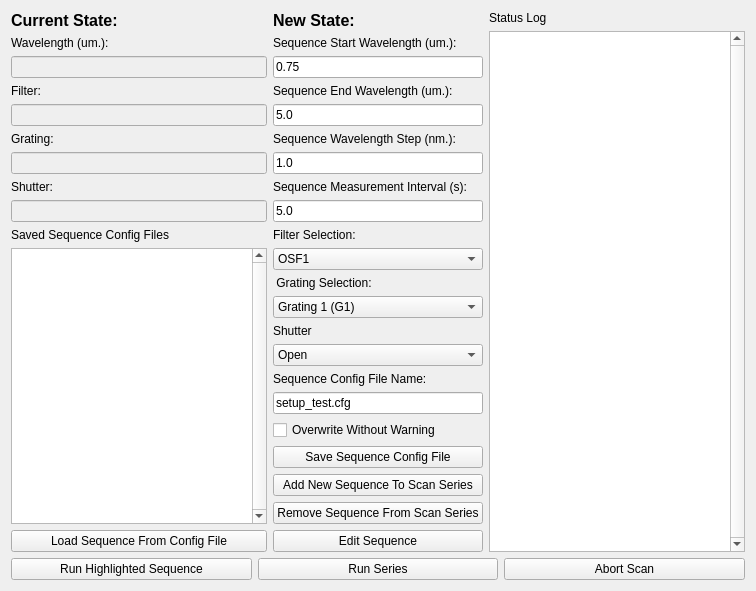
     <widget class="QWidget" name="tab2_single_scan">
      <attribute name="title">
       <string>Tab 2</string>
      </attribute>
      <layout class="QGridLayout" name="gridLayout_5">
       <item row="0" column="0">
        <layout class="QGridLayout" name="current_params_gridLayout_tab2">
         <item row="2" column="0">
          <widget class="QLineEdit" name="wavelength_current_ledit_tab2">
           <property name="enabled">
            <bool>false</bool>
           </property>
           <property name="text">
            <string/>
           </property>
          </widget>
         </item>
         <item row="4" column="0">
          <widget class="QLineEdit" name="osf_current_ledit_tab2">
           <property name="enabled">
            <bool>false</bool>
           </property>
          </widget>
         </item>
         <item row="1" column="0">
          <widget class="QLabel" name="wavelength_current_label_tab2">
           <property name="text">
            <string>Wavelength (um.):</string>
           </property>
          </widget>
         </item>
         <item row="7" column="0">
          <widget class="QLabel" name="shutter_current_label_tab2">
           <property name="text">
            <string>Shutter:</string>
           </property>
          </widget>
         </item>
         <item row="6" column="0">
          <widget class="QLineEdit" name="grating_current_ledit_tab2">
           <property name="enabled">
            <bool>false</bool>
           </property>
          </widget>
         </item>
         <item row="5" column="0">
          <widget class="QLabel" name="grating_current_label_tab2">
           <property name="text">
            <string>Grating:</string>
           </property>
          </widget>
         </item>
         <item row="8" column="0">
          <widget class="QLineEdit" name="shutter_current_ledit_tab2">
           <property name="enabled">
            <bool>false</bool>
           </property>
          </widget>
         </item>
         <item row="3" column="0">
          <widget class="QLabel" name="osf_current_label_tab2">
           <property name="text">
            <string>Filter:</string>
           </property>
          </widget>
         </item>
         <item row="0" column="0">
          <widget class="QLabel" name="curent_parameters_title_tab2">
           <property name="font">
            <font>
             <pointsize>12</pointsize>
             <weight>75</weight>
             <bold>true</bold>
            </font>
           </property>
           <property name="text">
            <string>Current State:</string>
           </property>
          </widget>
         </item>
        </layout>
       </item>
       <item row="0" column="1">
        <layout class="QVBoxLayout" name="new_params_gridLayout_tab2">
         <item>
          <widget class="QLabel" name="new_parameters_title_tab2">
           <property name="font">
            <font>
             <pointsize>12</pointsize>
             <weight>75</weight>
             <bold>true</bold>
            </font>
           </property>
           <property name="text">
            <string>New State:</string>
           </property>
          </widget>
         </item>
         <item>
          <widget class="QLabel" name="sequence_start_wave_label">
           <property name="sizePolicy">
            <sizepolicy hsizetype="Maximum" vsizetype="Maximum">
             <horstretch>0</horstretch>
             <verstretch>0</verstretch>
            </sizepolicy>
           </property>
           <property name="text">
            <string>Sequence Start Wavelength (um.):</string>
           </property>
          </widget>
         </item>
         <item>
          <widget class="QLineEdit" name="sequence_wave_start_ledit">
           <property name="sizePolicy">
            <sizepolicy hsizetype="Expanding" vsizetype="Maximum">
             <horstretch>0</horstretch>
             <verstretch>0</verstretch>
            </sizepolicy>
           </property>
           <property name="text">
            <string>0.75</string>
           </property>
           <property name="placeholderText">
            <string/>
           </property>
          </widget>
         </item>
         <item>
          <widget class="QLabel" name="sequence_end_wave_label">
           <property name="sizePolicy">
            <sizepolicy hsizetype="Maximum" vsizetype="Maximum">
             <horstretch>0</horstretch>
             <verstretch>0</verstretch>
            </sizepolicy>
           </property>
           <property name="text">
            <string>Sequence End Wavelength (um.):</string>
           </property>
          </widget>
         </item>
         <item>
          <widget class="QLineEdit" name="sequence_wave_end_ledit">
           <property name="sizePolicy">
            <sizepolicy hsizetype="Expanding" vsizetype="Maximum">
             <horstretch>0</horstretch>
             <verstretch>0</verstretch>
            </sizepolicy>
           </property>
           <property name="text">
            <string>5.0</string>
           </property>
           <property name="placeholderText">
            <string/>
           </property>
          </widget>
         </item>
         <item>
          <widget class="QLabel" name="sequence_wave_step_label">
           <property name="sizePolicy">
            <sizepolicy hsizetype="Maximum" vsizetype="Maximum">
             <horstretch>0</horstretch>
             <verstretch>0</verstretch>
            </sizepolicy>
           </property>
           <property name="text">
            <string>Sequence Wavelength Step (nm.):</string>
           </property>
          </widget>
         </item>
         <item>
          <widget class="QLineEdit" name="sequence_wave_step_ledit">
           <property name="sizePolicy">
            <sizepolicy hsizetype="Expanding" vsizetype="Maximum">
             <horstretch>0</horstretch>
             <verstretch>0</verstretch>
            </sizepolicy>
           </property>
           <property name="text">
            <string>1.0</string>
           </property>
           <property name="placeholderText">
            <string>1.0</string>
           </property>
          </widget>
         </item>
         <item>
          <widget class="QLabel" name="sequence_measure_int_label">
           <property name="text">
            <string>Sequence Measurement Interval (s):</string>
           </property>
          </widget>
         </item>
         <item>
          <widget class="QLineEdit" name="sequence_measure_int_ledit">
           <property name="text">
            <string>5.0</string>
           </property>
           <property name="placeholderText">
            <string/>
           </property>
          </widget>
         </item>
        </layout>
       </item>
       <item row="0" column="2" rowspan="4">
        <layout class="QVBoxLayout" name="sl_verticalLayout_tab2">
         <item>
          <widget class="QLabel" name="status_log_label_tab2">
           <property name="text">
            <string>Status Log</string>
           </property>
          </widget>
         </item>
         <item>
          <widget class="QTextBrowser" name="sl_textBrowser_tab2">
           <property name="verticalScrollBarPolicy">
            <enum>Qt::ScrollBarAlwaysOn</enum>
           </property>
          </widget>
         </item>
        </layout>
       </item>
       <item row="1" column="0" rowspan="3">
        <layout class="QVBoxLayout" name="add_sequence_verticalLayout_tab2">
         <item>
          <widget class="QLabel" name="sequence_config_files_label_tab2">
           <property name="text">
            <string>Saved Sequence Config Files</string>
           </property>
          </widget>
         </item>
         <item>
          <widget class="QListWidget" name="sequence_config_files_tab2">
           <property name="verticalScrollBarPolicy">
            <enum>Qt::ScrollBarAlwaysOn</enum>
           </property>
           <property name="dragEnabled">
            <bool>true</bool>
           </property>
           <property name="dragDropMode">
            <enum>QAbstractItemView::DragOnly</enum>
           </property>
           <property name="selectionMode">
            <enum>QAbstractItemView::MultiSelection</enum>
           </property>
          </widget>
         </item>
         <item>
          <widget class="QPushButton" name="load_sequence_button_tab2">
           <property name="sizePolicy">
            <sizepolicy hsizetype="Minimum" vsizetype="Maximum">
             <horstretch>0</horstretch>
             <verstretch>0</verstretch>
            </sizepolicy>
           </property>
           <property name="text">
            <string>Load Sequence From Config File</string>
           </property>
          </widget>
         </item>
        </layout>
       </item>
       <item row="1" column="1">
        <layout class="QVBoxLayout" name="new_params2_gridLayout_tab2">
         <item>
          <widget class="QLabel" name="osf_select_label_tab2">
           <property name="text">
            <string>Filter Selection:</string>
           </property>
          </widget>
         </item>
         <item>
          <widget class="QComboBox" name="osf_select_cbox">
           <item>
            <property name="text">
             <string>OSF1</string>
            </property>
           </item>
           <item>
            <property name="text">
             <string>OSF2</string>
            </property>
           </item>
           <item>
            <property name="text">
             <string>OSF3</string>
            </property>
           </item>
           <item>
            <property name="text">
             <string>OSF4</string>
            </property>
           </item>
          </widget>
         </item>
         <item>
          <widget class="QLabel" name="grating_select_label_tab2">
           <property name="text">
            <string> Grating Selection:</string>
           </property>
          </widget>
         </item>
         <item>
          <widget class="QComboBox" name="grating_select_cbox_tab2">
           <property name="currentIndex">
            <number>0</number>
           </property>
           <item>
            <property name="text">
             <string>Grating 1 (G1)</string>
            </property>
           </item>
           <item>
            <property name="text">
             <string>Grating 2 (G2)</string>
            </property>
           </item>
           <item>
            <property name="text">
             <string>Grating 3 (G3)</string>
            </property>
           </item>
          </widget>
         </item>
         <item>
          <widget class="QLabel" name="shutter_position_label_tab2">
           <property name="text">
            <string>Shutter</string>
           </property>
          </widget>
         </item>
         <item>
          <widget class="QComboBox" name="shutter_position_cbox_tab2">
           <item>
            <property name="text">
             <string>Open</string>
            </property>
           </item>
           <item>
            <property name="text">
             <string>Closed</string>
            </property>
           </item>
          </widget>
         </item>
        </layout>
       </item>
       <item row="2" column="1">
        <layout class="QVBoxLayout" name="verticalLayout">
         <item>
          <widget class="QLabel" name="sequence_name_label">
           <property name="sizePolicy">
            <sizepolicy hsizetype="Preferred" vsizetype="Maximum">
             <horstretch>0</horstretch>
             <verstretch>0</verstretch>
            </sizepolicy>
           </property>
           <property name="text">
            <string>Sequence Config File Name:</string>
           </property>
          </widget>
         </item>
         <item>
          <widget class="QLineEdit" name="sequence_name_ledit">
           <property name="text">
            <string>setup_test.cfg</string>
           </property>
           <property name="placeholderText">
            <string/>
           </property>
          </widget>
         </item>
         <item>
          <widget class="QCheckBox" name="overwrite_checkBox_tab3_4">
           <property name="text">
            <string>Overwrite Without Warning</string>
           </property>
          </widget>
         </item>
         <item>
          <widget class="QPushButton" name="save_sequence_pushButton_4_tab2">
           <property name="text">
            <string>Save Sequence Config File</string>
           </property>
          </widget>
         </item>
        </layout>
       </item>
       <item row="3" column="1">
        <layout class="QVBoxLayout" name="add_sequence2_verticalLayout_tab2">
         <item>
          <widget class="QPushButton" name="add_sequence_button_tab2">
           <property name="sizePolicy">
            <sizepolicy hsizetype="Minimum" vsizetype="Maximum">
             <horstretch>0</horstretch>
             <verstretch>0</verstretch>
            </sizepolicy>
           </property>
           <property name="text">
            <string>Add New Sequence To Scan Series</string>
           </property>
          </widget>
         </item>
         <item>
          <widget class="QPushButton" name="remove_sequence_button_tab2">
           <property name="text">
            <string>Remove Sequence From Scan Series</string>
           </property>
          </widget>
         </item>
         <item>
          <widget class="QPushButton" name="edit_sequence_button_tab2">
           <property name="text">
            <string>Edit Sequence</string>
           </property>
          </widget>
         </item>
        </layout>
       </item>
       <item row="4" column="0" colspan="3">
        <layout class="QHBoxLayout" name="run_bottons_horizontalLayout_tab2">
         <item>
          <widget class="QPushButton" name="run_single_tab2">
           <property name="text">
            <string>Run Highlighted Sequence</string>
           </property>
          </widget>
         </item>
         <item>
          <widget class="QPushButton" name="run_series_tab2">
           <property name="text">
            <string>Run Series</string>
           </property>
          </widget>
         </item>
         <item>
          <widget class="QPushButton" name="abort_scan_button_tab2">
           <property name="text">
            <string>Abort Scan</string>
           </property>
          </widget>
         </item>
        </layout>
       </item>
      </layout>
     </widget>
